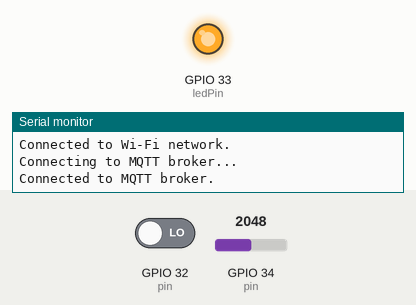
Bench run of a sketch on a simulated ESP32. Parts: output pins drawn as LEDs (lit = HIGH), the last lines printed to the serial monitor. The inputs (shaded band) are chosen by the test bench; at power-on: GPIO 32 (pin) LOW, GPIO 34 (pin) = 2048. WiFi joins after 1.5 s; servers stay silent unless stated; no MQTT or app messages arrive unless stated.

Above: at 2.7 s.
2.8 s: GPIO 32 (pin) driven HIGH
At 3.5 s:
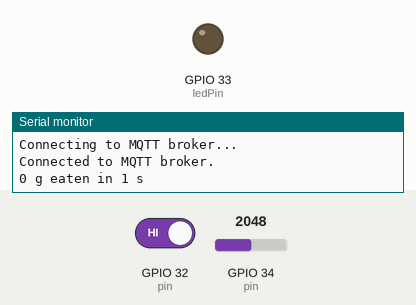
4.3 s: GPIO 32 (pin) driven LOW
At 4.7 s:
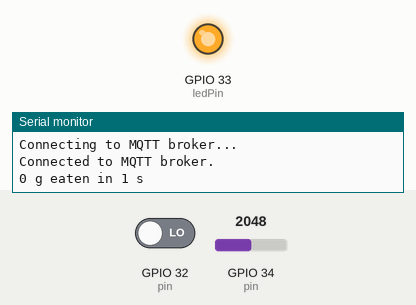
Timing chart, 0 to 7.3 s (numbered marks = the images above; inputs shaded):
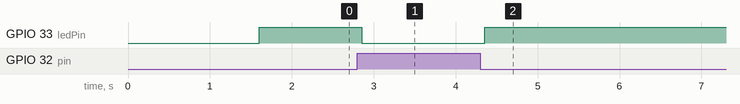

Measured:
- after the input at 2.8 s, GPIO 33 (ledPin): HIGH → LOW after 0.05 s
- after the input at 4.3 s, GPIO 33 (ledPin): LOW → HIGH after 0.05 s

The sketch:

esp.ino
```cpp
#include <PubSubClient.h>
#include <WiFi.h>

#include "Meal.hpp"
#include "foodScale.hpp"
#include "mqtt.hpp"
#include "petSensor.hpp"
#include "wifi.hpp"

static uint8_t const ledPin{33};

static WiFiClient wifiClient{};
static PubSubClient mqttClient{wifiClient};

void setup()
{
	pinMode(ledPin, OUTPUT);
	pinMode(petSensor::pin, INPUT);

	Serial.begin(115200);

	wifi::connect("", "");
	mqttClient.setServer("mqtt.eclipseprojects.io", 1883);
}

void loop()
{
	mqtt::connect(mqttClient, "farlhefe-client");

	static bool petWasNear{false};
	static meal::Meal meal{};

	bool const petIsNear{petSensor::readPetIsNear()};

	if (petIsNear == petWasNear)
		return;

	digitalWrite(ledPin, petIsNear ? HIGH : LOW);

	if (petIsNear)
	{
		meal.duration = millis();
		meal.quantity = foodScale::readWeight();
	}
	else
	{
		meal.duration = millis() - meal.duration;
		meal.quantity -= foodScale::readWeight();

		meal.print(Serial);
		meal.publish(mqttClient, "farlhefe-meal");
	}

	petWasNear = petIsNear;
}
```

Meal.cpp
```cpp
#pragma once

#include "Meal.hpp"

namespace meal
{
	size_t Meal::print(HardwareSerial& serial) const
	{
		int const durationInSeconds{duration / 1000};

		return serial.printf
		(
			"%d g eaten in %d s\n",
			quantity,
			durationInSeconds
		);
	}

	bool Meal::publish(PubSubClient& mqttClient, String const& topic) const
	{
		String payload{String{duration} + ";" + String{quantity}};
		return mqttClient.publish(topic.c_str(), payload.c_str());
	}
}
```

Meal.hpp
```cpp
#pragma once

#include <Arduino.h>
#include <PubSubClient.h>

#include "foodScale.hpp"

namespace meal
{
	struct Meal
	{
		int duration;
		foodScale::Weight quantity;

		size_t print(HardwareSerial& serial) const;
		bool publish(PubSubClient& mqttClient, String const& topic) const;
	};
}
```

foodScale.cpp
```cpp
#include "foodScale.hpp"

namespace foodScale
{
	uint8_t const pin{34};

	Weight const maximumWeight{1000};

	Weight readWeight()
	{
		static float const factor{maximumWeight / 4095.0f};
		uint16_t const reading{analogRead(pin)};
		return static_cast<Weight>(reading * factor);
	}
}
```

foodScale.hpp
```cpp
#pragma once

#include <Arduino.h>

namespace foodScale
{
	extern uint8_t const pin;

	using Weight = uint16_t;

	// Maximum food weight in g.
	extern Weight const maximumWeight;

	Weight readWeight();
}
```

mqtt.cpp
```cpp
#include "mqtt.hpp"

namespace mqtt
{
	void connect(PubSubClient& client, String const& clientId)
	{
		if (client.connected())
			return;

		Serial.println("Connecting to MQTT broker...");
		while(!client.connect(clientId.c_str()));
		Serial.println("Connected to MQTT broker.");
	}
}
```

mqtt.hpp
```cpp
#pragma once

#include <Arduino.h>
#include <PubSubClient.h>

namespace mqtt
{
	void connect(PubSubClient& client, String const& clientId);
}
```

petSensor.cpp
```cpp
#include "petSensor.hpp"

namespace petSensor
{
	uint8_t const pin{32};

	bool readPetIsNear()
	{
		int const reading{digitalRead(pin)};
		delay(50);
		return reading == LOW;
	}
}
```

petSensor.hpp
```cpp
#pragma once

#include <Arduino.h>

namespace petSensor
{
	extern uint8_t const pin;
	bool readPetIsNear();
}
```

wifi.cpp
```cpp
#include <WiFi.h>

#include "wifi.hpp"

namespace wifi
{
	void connect(char ssid[], char const password[])
	{
		if (WiFi.status() == WL_CONNECTED)
			return;

		WiFi.begin(ssid, password);

		Serial.println("Connecting to Wi-Fi network...");
		while (WiFi.status() != WL_CONNECTED);
		Serial.println("Connected to Wi-Fi network.");
	}
}
```

wifi.hpp
```cpp
#pragma once

namespace wifi
{
	void connect(char ssid[], char const password[]);
}
```
